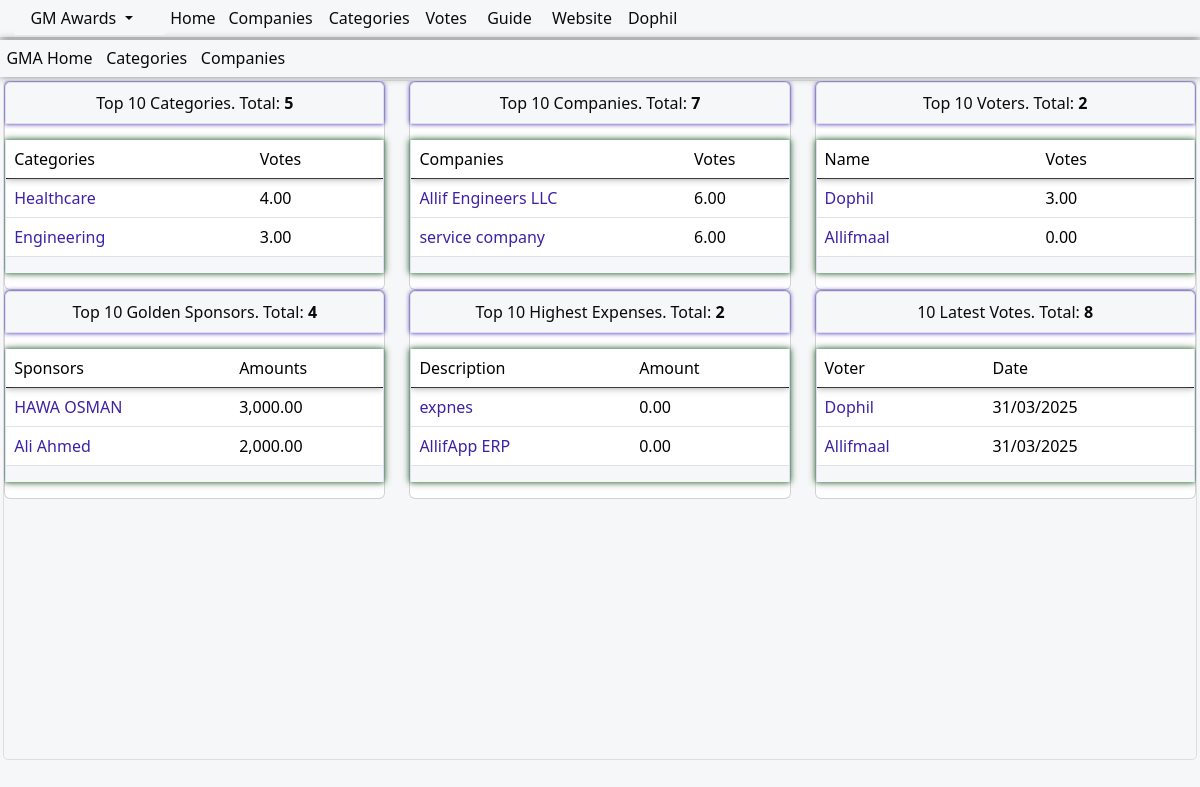
/home/ (signed in), run on the app's committed database.
### loginapp/models.py (models this page shows)
class User(AbstractUser):# this is for creating new user... the fields are below and those from parent class
    user_level= [
    ('owner','owner'),
    ('chairman','chairman'),
    ('ceo','ceo'),
    ('director','director'),
    ('genmanager','genmanager'),
    ('admin','admin'),
    ('staff', 'staff'),
    ('guest', 'guest'),
    ]
    USERNAME_FIELD = 'email'
    username = models.CharField(max_length=255, null=True,blank=True)
    email = models.EmailField(('email address'), unique=True) # changes email to unique and blank to false
    first_name= models.CharField(max_length=255, null=True,blank=False)
    last_name= models.CharField(max_length=255, null=True,blank=False)
    REQUIRED_FIELDS = ['username','first_name','last_name'] # removes email from REQUIRED_FIELDS
    user_category= models.CharField(choices=user_level, default='guest', max_length=100,null=True,blank=True)
    fullNames= models.CharField(max_length=255, null=True,blank=True,default="User Full Names")
    phone=models.CharField(max_length=50,blank=True,null=True)
    can_do_all=models.BooleanField('Can do all',default=False)
    can_add=models.BooleanField('Can add',default=False)
    can_edit=models.BooleanField('Can edit',default=False)
    can_view=models.BooleanField('Can view',default=False)
    can_delete=models.BooleanField('Can delete',default=False)
    date=models.DateField(blank=True,null=True,auto_now_add=True)
    castedvotes=models.IntegerField(blank=True,null=True,default=0)
    can_access_all=models.BooleanField('Can access all',default=False)
    can_access_related=models.BooleanField('Can access only related',default=False)
    allifmaal_admin=models.BooleanField('Can access all',default=False)
    def __str__(self):
        return str(self.first_name)#please dont change this unless very necessary....

### awards/models.py (models this page shows, shortened)
class CategoriesModel(models.Model):
    name= models.CharField(max_length=30,blank=False,null=True)
    comments= models.CharField(null=True, blank=True, max_length=30)
    date=models.DateField(blank=True,null=True,auto_now_add=True)
    voter= models.ManyToManyField(User,related_name='votercategories',blank=True)
    votes=models.IntegerField(blank=True,null=True,default=0)

class CompaniesModel(models.Model):
    name= models.CharField(max_length=100,blank=False,null=True,unique=True)
    category = models.ForeignKey(CategoriesModel, on_delete=models.PROTECT, related_name='categores',null=False,blank=False)
    comments= models.CharField(null=True, blank=True, max_length=30,default="No Comments")
    date=models.DateField(blank=True,null=True,auto_now_add=True)
    votes=models.IntegerField(blank=True,null=True,default=0)
    voter= models.ManyToManyField(User,related_name='votersusers',blank=True)
    add_date = models.DateField(null=True, blank=True)

class SponsorsModel(models.Model):
    name = models.CharField(null=True, blank=False, max_length=20)
    phone = models.CharField(null=True, blank=True, max_length=30)
    email= models.CharField(null=True, blank=True, max_length=100)
    amount=models.DecimalField(max_digits=10,blank=False,null=True,decimal_places=1,default=0)
    date=models.DateField(blank=True,null=True,auto_now_add=True)
    comments= models.CharField(null=True, blank=True, max_length=50)

class ExpensesModel(models.Model):
    description=models.CharField(max_length=25,blank=False,null=True)
    amount=models.DecimalField(max_digits=10,blank=False,null=True,decimal_places=1,default=0)
    date=models.DateField(blank=True,null=True,auto_now_add=True)
    comments= models.CharField(null=True, blank=True, max_length=50)

class VotesModel(models.Model):
    voter = models.ForeignKey(User, on_delete=models.SET_NULL, related_name='votes',null=True,blank=True)
    company = models.ForeignKey(CompaniesModel, on_delete=models.SET_NULL,null=True)
    reasons= models.CharField(null=True, blank=True, max_length=100,default="No reasons given")
    timestamp = models.DateTimeField(auto_now_add=True)
    date=models.DateField(blank=True,null=True,auto_now_add=True)
    category = models.ForeignKey(CategoriesModel, on_delete=models.SET_NULL, related_name='categoriesvotes',null=True,blank=True)

### loginapp/decorators.py (the view)
    def allif_wrapper_func(request,*args,**kwargs):
        usernme=request.user
        if usernme.user_category=="owner" or usernme.user_category=="ceo" or usernme.is_superuser==True:
            return allif_param_func(request,*args,**kwargs)
        else:
            return render(request,'loginapp/permissions/no_permission.html')

### awards/templates/awards/home/home.html (shortened to what this page needs)
{% extends 'awards/base/uimainbase/allifmaaluibase.html'%}
{% load humanize %}
{% block body %}
<div class="allifmaal-main-container">
  <div class="card-header">
    <div class="row mt-12" >
    <div class="col-md-12">
    <div class="container-fluid amel-content-header">
      {% if logged_user.is_superuser %}
      <a href="{% url 'awards:allifAdminHome' %}">Admin Home</a>
      {% elif logged_user.user_category == "owner" %}
      <a href="{% url 'awards:home' %}">GMA Home</a>
      {% endif %}
      <a href="{% url 'awards:categories' %}">Categories</a>
      <a href="{% url 'awards:companies' %}">Companies</a>
    </div>
      </div>
      </div>
    </div>
<div class="allifmaincontainer">
   <div class="row mt-12" >
      <div class="col-md-4">
      <div class="card">
      <div class="card-header allif-dashboard-card-header">
        Top 10 Categories. <span>Total: <strong>{{catcount}}</strong></span>
      </div>
      <div class="col-md-12">
      <div class="column allif-dashboard-card-body">
    <div class="allif-scroll-table">
      <div class="table-responsive allif-full-table">
      <table class="table table-layout">
        <thead>
          <tr class="allif-table-header-row">
          <td>Categories</td>
          <td>Votes</td>
          </tr>
          </thead>
          <tbody class="allif-table-body">
          {% for item in categories %}
          <tr data-id="{{item.id}}">
          <td><a class="allif-table-links" href="{% url 'awards:categoryDetails' item.id %}">{{item.name}}</a></td>
          <td>
            {{item.votes|floatformat:2|intcomma}}
          </td>
      </tr>
      {% endfor %}
        </tbody>
      </table>
      </div>
     </div>
  </div>
  </div>
  </div>
  </div>
  <div class="col-md-4">
    <div class="card">
    <div class="card-header allif-dashboard-card-header">
      Top 10 Companies. <span>Total: <strong>{{compcount}}</strong></span>
    </div>
    <div class="col-md-12">
    <div class="column allif-dashboard-card-body">
  <div class="allif-scroll-table">
    <div class="table-responsive allif-full-table">
    <table class="table table-layout">
      <thead>
        <tr class="allif-table-header-row">
        <td>Companies</td>
        <td>Votes</td>
        </tr>
        </thead>
        <tbody class="allif-table-body">
        {% for item in companies %}
        <tr data-id="{{item.id}}">
        <td><a class="allif-table-links" href="{% url 'awards:companyDetails' item.id %}">{{item.name}}</a></td>
        <td>
          {{item.votes|floatformat:2|intcomma}}
        </td>
    </tr>
    {% endfor %}
      </tbody>
    </table>
    </div>
   </div>
</div>
</div>
</div>
</div>
<div class="col-md-4">
    <div class="card">
    <div class="card-header allif-dashboard-card-header">
      Top 10 Voters. <span>Total: <strong>{{voterscount}}</strong></span>
    </div>
    <div class="col-md-12">
    <div class="column allif-dashboard-card-body">
  <div class="allif-scroll-table">
    <div class="table-responsive allif-full-table">
    <table class="table table-layout">
      <thead>
        <tr class="allif-table-header-row">
        <td>Name</td>
        <td>Votes</td>
        </tr>
        </thead>
        <tbody class="allif-table-body">
        {% for item in allifqueryset %}
        <tr data-id="{{item.id}}">
        <td><a class="allif-table-links" href="{% url 'loginapp:userDetails' item.id %}">{{item.first_name}}</a></td>
        <td>
          {{item.castedvotes|floatformat:2|intcomma}}
        </td>
    </tr>
    {% endfor %}
      </tbody>
    </table>
    </div>
   </div>
</div>
</div>
</div>
</div>
  </div>
   <div class="row mt-12" >
    <div class="col-md-4">
        <div class="card">
        <div class="card-header allif-dashboard-card-header">
          Top 10 Golden Sponsors. <span>Total: <strong>{{sponsorscount}}</strong></span>
        </div>
        <div class="col-md-12">
        <div class="column allif-dashboard-card-body">
      <div class="allif-scroll-table">
        <div class="table-responsive allif-full-table">
        <table class="table table-layout">
          <thead>
            <tr class="allif-table-header-row">
            <td>Sponsors</td>
            <td>Amounts</td>
            </tr>
            </thead>
            <tbody class="allif-table-body">
            {% for item in sponsors %}
            <tr data-id="{{item.id}}">
            <td><a class="allif-table-links" href="{% url 'awards:sponsorDetails' item.id %}">{{item.name}}</a></td>
        <td>
          {{item.amount|floatformat:2|intcomma}}
        </td>
        </tr>
        {% endfor %}
          </tbody>
        </table>
        </div>
       </div>
    </div>
    </div>
    </div>
    </div>
    <div class="col-md-4">
        <div class="card">
        <div class="card-header allif-dashboard-card-header">
          Top 10 Highest Expenses. <span>Total: <strong>{{expensescount}}</strong></span>
        </div>
        <div class="col-md-12">
        <div class="column allif-dashboard-card-body">
      <div class="allif-scroll-table">
        <div class="table-responsive allif-full-table">
        <table class="table table-layout">
          <thead>
            <tr class="allif-table-header-row">
            <td>Description</td>
            <td>Amount</td>
            </tr>
            </thead>
            <tbody class="allif-table-body">
            {% for item in expenses %}
            <tr data-id="{{item.id}}">
            <td><a class="allif-table-links" href="{% url 'awards:expenseDetails' item.id %}">{{item.description}}</a></td>
        <td>
          {{item.amount|floatformat:2|intcomma}}
        </td>
        </tr>
        {% endfor %}
          </tbody>
        </table>
        </div>
       </div>
    </div>
    </div>
    </div>
    </div>
    <div class="col-md-4">
        <div class="card">
        <div class="card-header allif-dashboard-card-header">
          10 Latest Votes. <span>Total: <strong>{{votescount}}</strong></span>
        </div>
        <div class="col-md-12">
        <div class="column allif-dashboard-card-body">
      <div class="allif-scroll-table">
        <div class="table-responsive allif-full-table">
        <table class="table table-layout">
          <thead>
            <tr class="allif-table-header-row">
            <td>Voter</td>
            <td>Date</td>
            </tr>
            </thead>
            <tbody class="allif-table-body">
            {% for item in votes %}
            <tr data-id="{{item.id}}">
            <td><a class="allif-table-links" href="{% url 'awards:voteDetails' item.id %}">{{item.voter}}</a></td>
            <td>
                {{item.date|date:'d/m/Y'}}
              </td>
        </tr>
        {% endfor %}
          </tbody>
        </table>
        </div>
       </div>
    </div>
    </div>
    </div>
    </div>
  </div>
</div>
</div>
   {% endblock %}

### awards/templates/awards/base/sidetopnavbars/sidetopnavbars.html (shortened to what this page needs)
<div>
    <nav class="navbar navbar-expand-lg navbar-light allifmaal-top-nav-bar">
    <div class="container-fluid">
<div class="allifmaal-side-nav-bar container-fluid" >
  <a class="side-nav-dropdown-btn nav-link dropdown-toggle navbar-brand" role="button" data-bs-toggle="dropdown" data-bs-auto-close="outside" aria-expanded="false">
   GM Awards
  </a>
      </div>
      <a class="nav-link" href="{% url 'awards:home' %}">Home</a>
      <div class="collapse navbar-collapse" id="navbarNavDropdown">
        <ul class="navbar-nav">
          <li class="nav-item">
            <a class="nav-link" href="{% url 'awards:companies' %}">Companies</a>
          </li>
          <li><a class="nav-link" href="{% url 'awards:categories' %}">Categories</a></li>
        <li>
          <a class="nav-link" href="{% url 'awards:votes' %}">Votes</a>
          <a class="nav-link" href="{% url 'awards:gmaWebsite' %}">Guide</a>
          <a class="nav-link" href="https://globalmeritawards.com/">Website</a>
        </li>
        <li>
          {% if user.is_authenticated %}
          <a class="nav-link" href="">{{user}}</a>
          {% else %}
          <a class="nav-link" href="{% url 'loginapp:userLoginPage' %}">Login</a>
          {% endif %}
        </li>
      </ul>
        </div>
      </div>
    </nav>
    </div>

### static/allifapperp/css/navbars/sidetopnavbars.css (style rules this page uses)
:root { --main-background-color: #F6F7F8; --main-text-font-size:1em; --main-font-type:system-ui,Helvetica, sans-serif,sans-serif,Arial,-apple-system, BlinkMacSystemFont, 'Segoe UI', Roboto, Oxygen, Ubuntu, Cantarell, 'Open Sans', 'Helvetica Neue'; --main-green-color:#07891c; --main-blue-color:#3d22a7; --main-black-color:#0a0a0a; --main-table-links-color:#04010f; --main-red-color:#bd0303; --links-on-hover-text-color:#3a0bf7; --button-on-hover-color:#eeeeee; --box-shadow-specs:0em 0em 0.5em #858585; --bottom-border-line:1px solid #dfdede; --padding-spec:0.3em 0.3em 0.3em 0.3em; }
* { font-family: var(--main-font-type); }
.allifmaal-top-nav-bar { background-color:var(--main-background-color); margin-left: 0em; right: 0em; left: 0em; top: 0em; margin: 0em; padding: 0.1em; box-shadow: var(--box-shadow-specs); position:relative; }
.allifmaal-top-nav-bar a { color: var(--main-black-color); font-family: var(--main-font-type); float: none; display: inline-block; text-align: left; padding:var(--padding-spec); text-decoration: none; font-size: var(--main-text-font-size); border: none; background-color:var(--main-background-color); font-weight:normal; }
.allifmaal-side-nav-bar { background:var(--main-background-color); z-index:10; min-height: fit-content; max-height: 100%; min-width: fit-content; max-width: fit-content; transition: all 0.3s ease-in; background-color:var(--main-background-color); border-radius: 2px; left: 0; margin-left: 0; }

### data on the page
User: first_name "Dophil", castedvotes "3.00"
CategoriesModel: name "Healthcare", votes "4.00"
CategoriesModel: name "Engineering", votes "3.00"
CompaniesModel: name "Allif Engineers LLC", votes "6.00"
CompaniesModel: name "service company", votes "6.00"
User: first_name "Allifmaal", castedvotes "0.00"
SponsorsModel: name "HAWA OSMAN", amount "3,000.00"
SponsorsModel: name "Ali Ahmed", amount "2,000.00"
ExpensesModel: description "expnes", amount "0.00"
ExpensesModel: description "AllifApp ERP", amount "0.00"
VotesModel: voter "Dophil", date "31/03/2025"
VotesModel: voter "Allifmaal", date "31/03/2025"

### other printed values
{{ catcount }} "5"
{{ compcount }} "7"
{{ voterscount }} "2"
{{ sponsorscount }} "4"
{{ expensescount }} "2"
{{ votescount }} "8"
